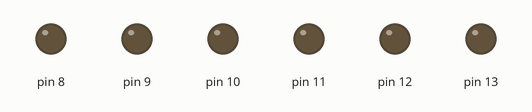
Recording of a program running on a simulated Arduino Uno, built with avr-gcc and run on an emulated ATmega328P. Parts: output pins drawn as LEDs (lit = HIGH).

Above: at 0.1 s.
At 9.52 s:
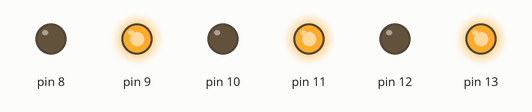
At 14.75 s:
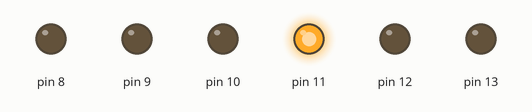
At 19.95 s:
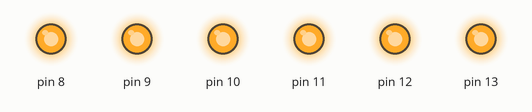
At 29.98 s:
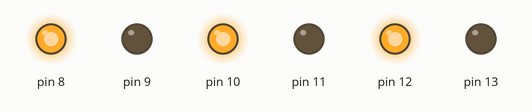
At 39.85 s:
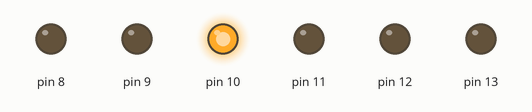
Timing chart, 0 to 40.0 s (numbered marks = the images above):
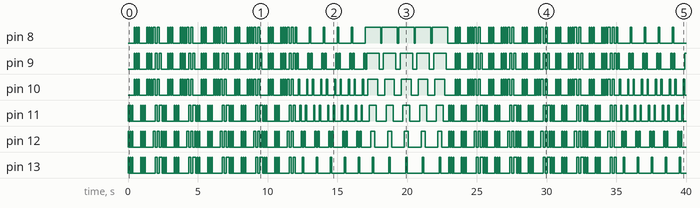

The program:

main.cpp
```cpp
#include <Arduino.h>

//ALready presented on Webex with prof. Fuertes with appropriate changes, unpacked from zip and transformed from .cpp to arduino format

//Im using VS Code Platformio extension instead of Arduino IDE so I need to include Arduino.h as well as declare functions in a proper C manner.
//please give me feedback on whether I should comment the code or not. Some lecturers want comments on every line, others hate them.

//Inspiration taken from https://create.arduino.cc/projecthub/thingerbits/9-led-patterns-with-arduino-277bf1

void knight_rider();
void loading();
void its_da_police();
void police_transition();

int repetitions = 4; //ADJUSTABLE BY USER

void setup() {
 for(int i = 8; i <= 13; i++){
  pinMode(i,OUTPUT);
 }
}

void loop(){
  for(int i = 0; i <= repetitions; i++){
    its_da_police();
  }
  for(int i = 0; i <= repetitions; i++){
    knight_rider();
  }
  for(int i = 0; i <= repetitions; i++){
    loading();
  }
}

void knight_rider(){
  for(int i = 8; i <= 13; i++){
    digitalWrite(i,HIGH);
    delay(100);
    digitalWrite(i,LOW);
  }
  for(int i = 12; i >= 9; i--){
    digitalWrite(i,HIGH);
    delay(100);
    digitalWrite(i,LOW);
  }
}

void loading(){
  for(int i = 8; i <= 13; i++){
    digitalWrite(i,HIGH);
    delay(100);
  }
  for(int i = 13; i >= 8; i--){
    digitalWrite(i,LOW);
    delay(100);
  }
}

void its_da_police(){
  for (int y = 0; y <= 1; y++){

    for (int z = 0; z <=2; z++){
    digitalWrite(11,HIGH);
    digitalWrite(12,HIGH);
    digitalWrite(13,HIGH);
    delay(50);
    digitalWrite(11,LOW);
    digitalWrite(12,LOW);
    digitalWrite(13,LOW);
    delay(100);
    }

    for (int z = 0; z <=2; z++){
    digitalWrite(8,HIGH);
    digitalWrite(9,HIGH);
    digitalWrite(10,HIGH);
    delay(50);
    digitalWrite(8,LOW);
    digitalWrite(9,LOW);
    digitalWrite(10,LOW);
    delay(100);
    }
  }
  police_transition();
}

void police_transition(){
  for (int y = 0; y <= 1; y++){
    for (int i = 8; i <= 13; i = i + 2){
      digitalWrite(i, HIGH);
    }

    delay(150);

    for (int i = 8; i <= 13; i = i + 2){
      digitalWrite(i, LOW);
    }

    for (int i = 5; i <= 13; i = i + 2){
      digitalWrite(i, HIGH);
    }

    delay(150);

    for (int i = 5; i <= 13; i = i + 2){
      digitalWrite(i, LOW);
    }
  }
}
```
